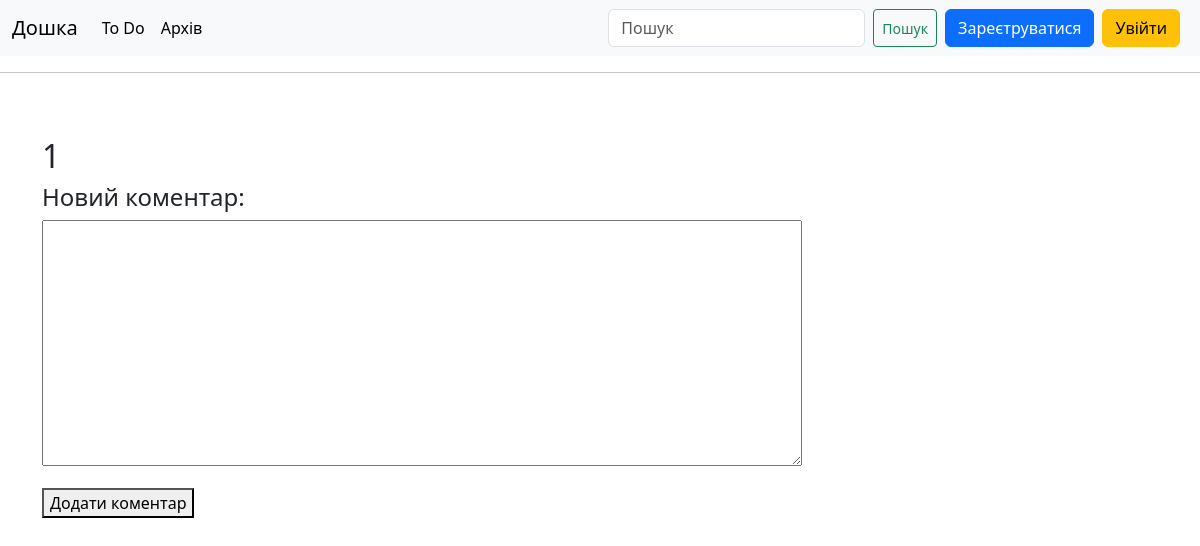
Page /new_comment/21/ on the earlier database version.
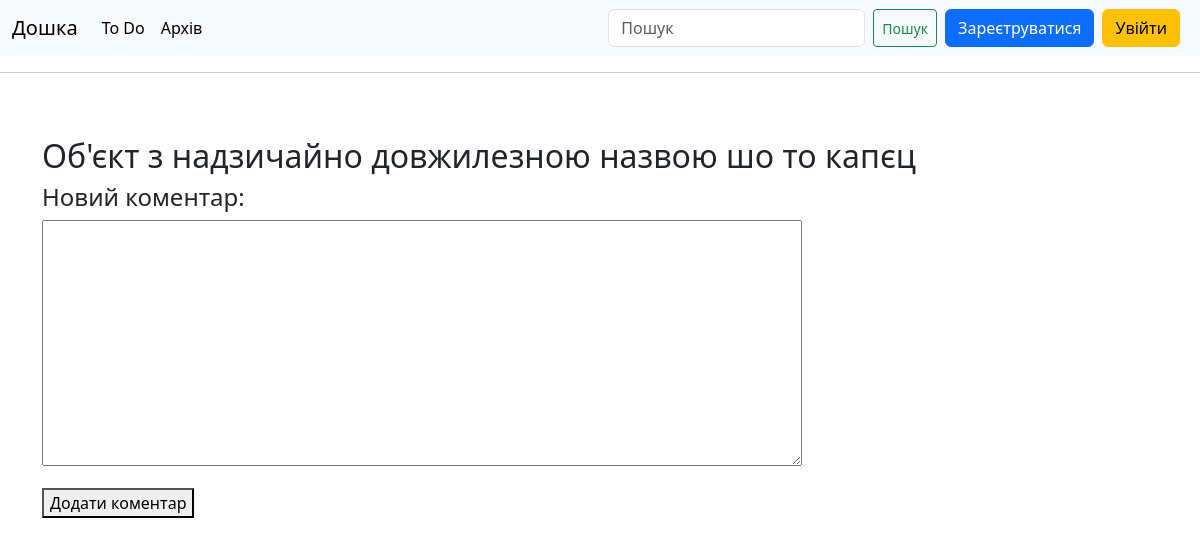
Same page on the later database version.
### bord/models.py (models this page shows, shortened)
class Subject(models.Model):
    class TypeOfSubject(models.TextChoices):
        BUILDING = 'BU', _('Багатоповерхівка')
        COMMERCE = 'CO', _('Будівля')
        GARAGE = 'GA', _('Гараж')
        HOUSE = 'HO', _('Особняк')
        APARTMENT = 'AP', _('Квартира')
        KEV = 'KE', _('КЕВ')
        QUARTERS = 'QU', _('Нежитлове приміщення')
        UNFINISHED = 'UF', _('Незавершене')
        SUMMERHOUSE = 'SH', _('Садовий будинок')
    class Priority(models.TextChoices):
        HIGH = 'AA', _('Високий')
        NORMAL = 'BB', _('Звичайний')
        LOW = 'CC', _('Низький')
    name = models.CharField(max_length=200)
    type = models.CharField(max_length=2, choices=TypeOfSubject.choices, default=TypeOfSubject.HOUSE)
    priority = models.CharField(max_length=3, choices=Priority.choices, default=Priority.NORMAL)
    archived = models.BooleanField(default=False)
    address = models.CharField(max_length=200, blank=True)
    client_name = models.CharField(max_length=200, blank=True)
    client_number = models.CharField(max_length=200, blank=True)
    invent_number = models.CharField(max_length=10, blank=True)
    measured = models.BooleanField(default=False)
    drawn = models.BooleanField(default=False)
    calculated = models.BooleanField(default=False)
    typed = models.BooleanField(default=False)
    numbered = models.BooleanField(default=False)
    done = models.BooleanField(default=False)
    date_added = models.DateTimeField(auto_now_add=True)
    def __str__(self):
        return self.name

### bord/views.py (the view, shortened to what this page needs)
# urls.py: path('new_comment/<int:subject_id>/', views.new_comment, name='new_comment'),
def new_comment(request, subject_id):
    subject = Subject.objects.get(id=subject_id)
    if request.method != 'POST':
        form = CommentForm()
    context = {'subject': subject, 'form': form}
    return render(request, 'bord/new_comment.html', context)

### bord/forms.py
class CommentForm(forms.ModelForm):
    class Meta:
        model = Comment
        fields = ['text']
        labels = {'text': ''}
        widgets = {'text': forms.Textarea(attrs={'cols': 80})}

### bord/templates/bord/new_comment.html (shortened to what this page needs)
{% extends "bord/base.html" %}
{% block content %}
    <h2>{{ subject }}</h2>
    <h4>Новий коментар:</h4>
    <form action="{% url 'bord:new_comment' subject.id %}" method="post">
        {{ form.as_p }}
        <button name="submit">Додати коментар</button>
    </form>
{% endblock content %}

Differences in the rows shown:
changed Subject: name "1" → "Об'єкт з надзичайно довжилезною назвою шо то капєц"
